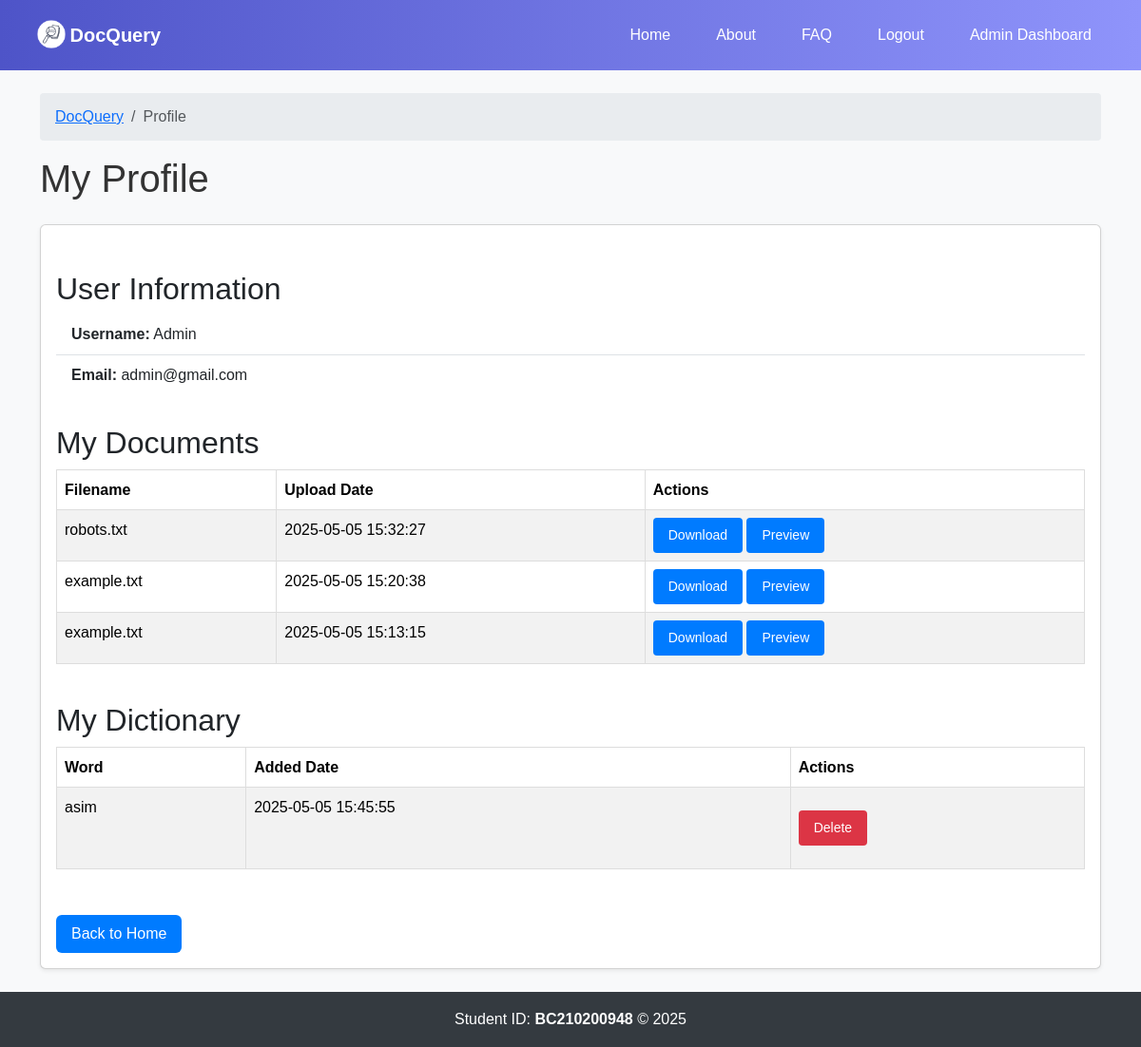
The app's page /profile (signed in), older data.
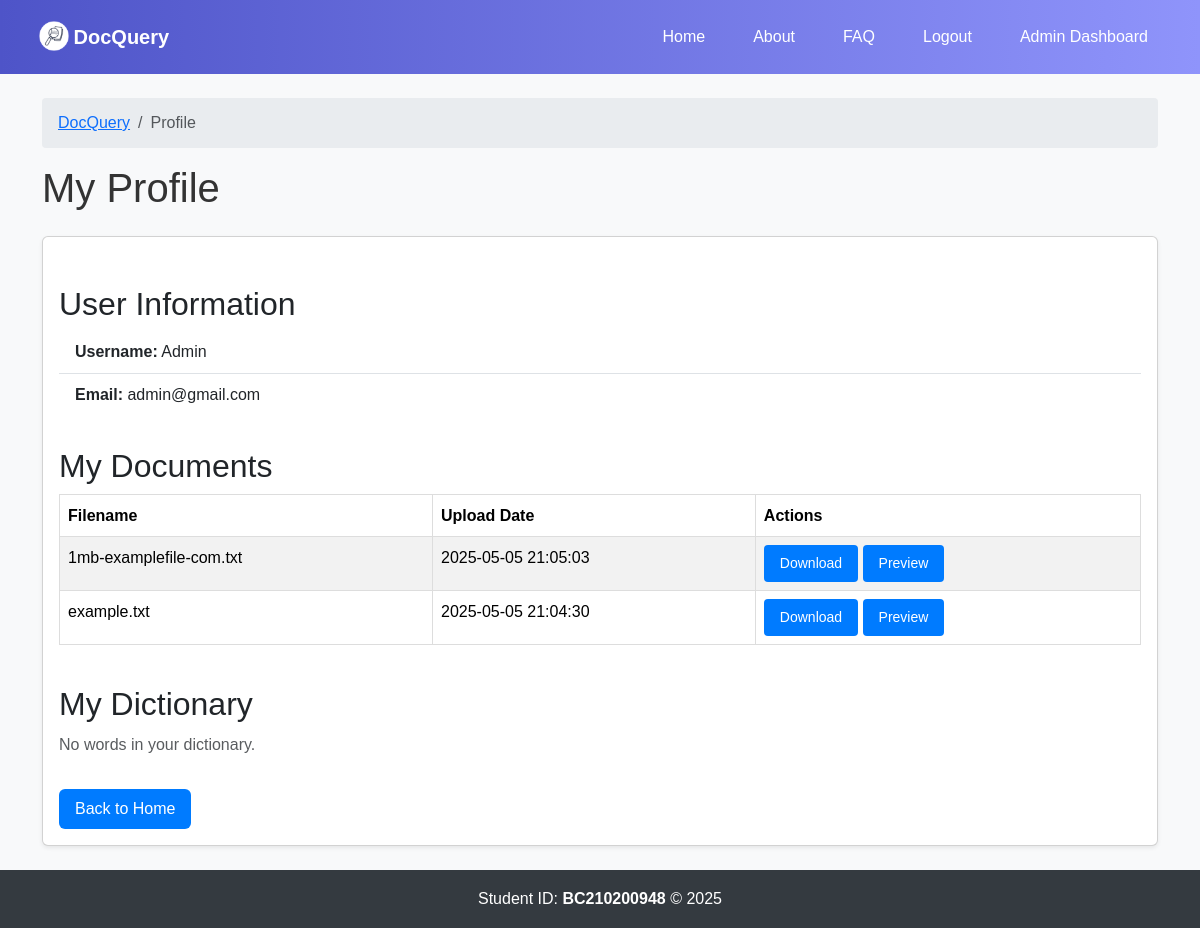
The same page, newer data.
### tables this page shows
CREATE TABLE Document (
    id INTEGER PRIMARY KEY AUTOINCREMENT,
    user_id INTEGER NOT NULL,
    filename TEXT NOT NULL,
    file_path TEXT NOT NULL,
    upload_date DATETIME DEFAULT CURRENT_TIMESTAMP,
    created_date DATETIME DEFAULT CURRENT_TIMESTAMP,
    created_by TEXT NOT NULL DEFAULT 'System',
    updated_date DATETIME DEFAULT CURRENT_TIMESTAMP,
    updated_by TEXT NOT NULL DEFAULT 'System',
    is_deleted BOOLEAN DEFAULT FALSE,
    admin_remarks TEXT,
    FOREIGN KEY (user_id) REFERENCES User(id)
);

CREATE TABLE UserDictionary (
    id INTEGER PRIMARY KEY AUTOINCREMENT,
    user_id INTEGER NOT NULL,
    word TEXT NOT NULL,
    created_date DATETIME DEFAULT CURRENT_TIMESTAMP,
    created_by TEXT NOT NULL DEFAULT 'System',
    updated_date DATETIME DEFAULT CURRENT_TIMESTAMP,
    updated_by TEXT NOT NULL DEFAULT 'System',
    is_deleted BOOLEAN DEFAULT FALSE,
    admin_remarks TEXT,
    FOREIGN KEY (user_id) REFERENCES User(id),
    UNIQUE(user_id, word)
);

### app/routes/main_routes.py (the view)
@main_bp.route('/profile')
def profile():
    if 'user_id' not in session:
        flash('Please log in to view your profile.', 'error')
        return redirect(url_for('auth.login'))
    conn = get_db_connection()
    documents = conn.execute(
        'SELECT id, filename, upload_date FROM Document WHERE user_id = ? AND is_deleted = 0 ORDER BY upload_date DESC',
        (session['user_id'],)
    ).fetchall()
    dictionary = conn.execute(
        'SELECT id, word, created_date FROM UserDictionary WHERE user_id = ? AND is_deleted = 0 ORDER BY created_date DESC',
        (session['user_id'],)
    ).fetchall()
    conn.close()
    return render_template('profile.html', documents=documents, dictionary=dictionary)

### app/utils/db.py (called while the page is built)
def get_db_connection():
    conn = sqlite3.connect(current_app.config['DATABASE'])
    conn.row_factory = sqlite3.Row
    return conn

### app/utils/logging.py (called while the page is built)
def log_action(table_name, record_id, action, remarks, error_code=None, request_time=None):
    conn = get_db_connection()
    try:
        conn.execute(
            'INSERT INTO Logs (table_name, record_id, action, system_remarks, error_code, request_time, created_by, updated_by) '
            'VALUES (?, ?, ?, ?, ?, ?, ?, ?)',
            (table_name, record_id, action, remarks, error_code, request_time,
             session.get('email', 'System'), session.get('email', 'System'))
        )
        conn.commit()
    finally:
        conn.close()

### app/templates/profile.html (shortened to what this page needs)
{% extends 'layout.html' %}
{% block page_heading %}My Profile{% endblock %}
{% block breadcrumbs %}
    <li class="breadcrumb-item active" aria-current="page">Profile</li>
{% endblock %}
{% block content %}
<div class="card shadow-sm">
    <div class="card-body">
        <h2 class="card-title">User Information</h2>
        <ul class="list-group list-group-flush mb-4">
            <li class="list-group-item"><strong>Username:</strong> {{ session.get('username') }}</li>
            <li class="list-group-item"><strong>Email:</strong> {{ session.get('email') }}</li>
        </ul>
        <h2 class="card-title">My Documents</h2>
        {% if documents %}
            <div class="table-responsive">
                <table class="table table-striped table-hover">
                    <thead>
                        <tr>
                            <th>Filename</th>
                            <th>Upload Date</th>
                            <th>Actions</th>
                        </tr>
                    </thead>
                    <tbody>
                        {% for doc in documents %}
                            <tr>
                                <td>{{ doc.filename }}</td>
                                <td>{{ doc.upload_date }}</td>
                                <td>
                                    <a href="{{ url_for('main.download', doc_id=doc.id) }}" class="btn btn-sm btn-primary">Download</a>
                                    <button onclick="showPreview('{{ doc.id }}')" class="btn btn-sm btn-secondary">Preview</button>
                                </td>
                            </tr>
                        {% endfor %}
                    </tbody>
                </table>
            </div>
        {% else %}
            <p class="text-muted">No documents uploaded.</p>
        {% endif %}
        <h2 class="card-title mt-4">My Dictionary</h2>
        {% if dictionary %}
            <div class="table-responsive">
                <table class="table table-striped table-hover">
                    <thead>
                        <tr>
                            <th>Word</th>
                            <th>Added Date</th>
                            <th>Actions</th>
                        </tr>
                    </thead>
                    <tbody>
                        {% for word in dictionary %}
                            <tr>
                                <td>{{ word.word }}</td>
                                <td>{{ word.created_date }}</td>
                                <td>
                                    <form action="{{ url_for('main.delete_word', word_id=word.id) }}" method="POST" onsubmit="return confirm('Are you sure you want to delete this word?');">
                                        <button type="submit" class="btn btn-sm btn-danger">Delete</button>
                                    </form>
                                </td>
                            </tr>
                        {% endfor %}
                    </tbody>
                </table>
            </div>
        {% else %}
            <p class="text-muted">No words in your dictionary.</p>
        {% endif %}
        <a href="{{ url_for('main.home') }}" class="btn btn-primary mt-3">Back to Home</a>
    </div>
</div>
{% endblock %}

Row changes from the older to the newer data that the page shows:
removed Document: filename "robots.txt", upload_date "2025-05-05 15:32:27"
no longer on this page (row edited): UserDictionary: word "asim", created_date "2025-05-05 15:45:55"
changed Document: filename "example.txt" → "1mb-examplefile-com.txt"; upload_date "2025-05-05 15:20:38" → "2025-05-05 21:05:03"
changed Document "example.txt": upload_date "2025-05-05 15:13:15" → "2025-05-05 21:04:30"
Text that changed along with them:
text no longer shown: "Word Added Date Actions"
text now shown: "No words in your dictionary."
